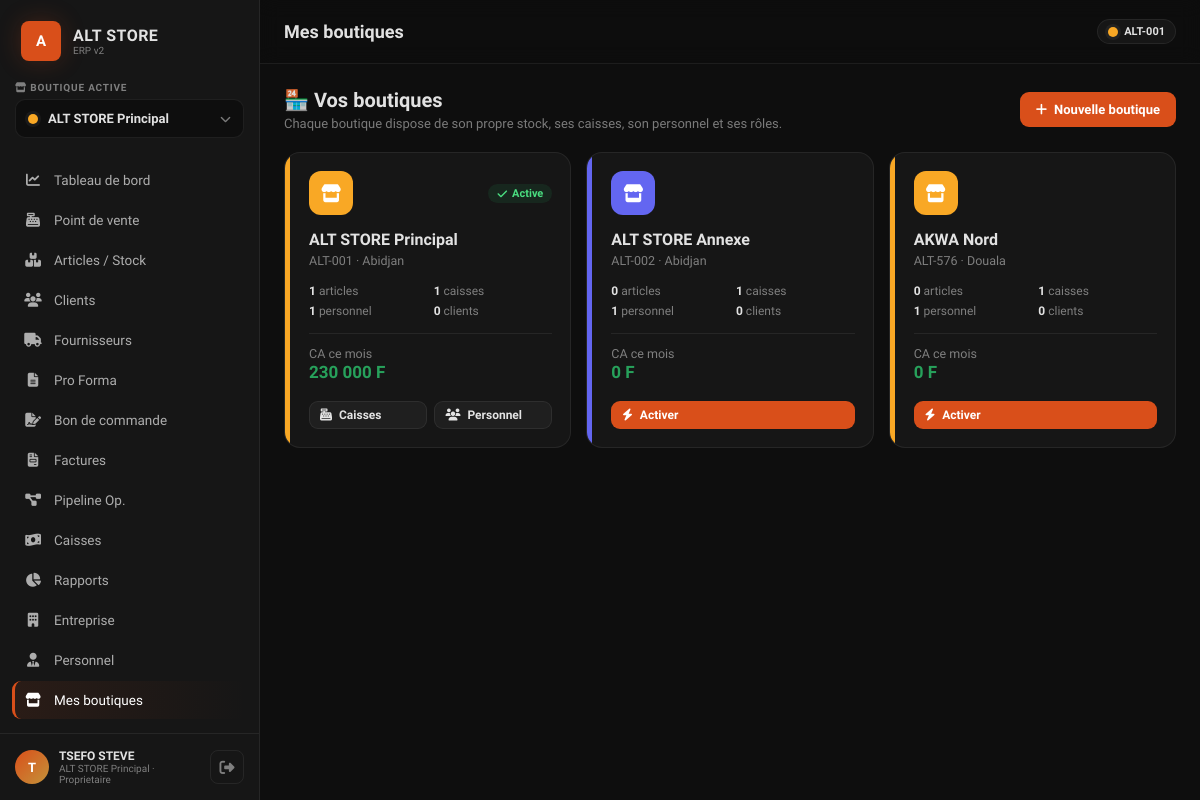
Screenshot of /boutiques.php (signed in) with the database file from the repository.
### tables this page shows
CREATE TABLE IF NOT EXISTS `boutiques` (
  `id` int(11) NOT NULL AUTO_INCREMENT,
  `proprietaire_id` int(11) NOT NULL COMMENT 'utilisateur propriétaire',
  `nom` varchar(150) NOT NULL,
  `slug` varchar(160) NOT NULL,
  `code` varchar(30) NOT NULL COMMENT 'code court ex. ALT-001',
  `description` text,
  `logo` varchar(255) DEFAULT NULL,
  `couleur` varchar(20) NOT NULL DEFAULT '#F9A825',
  `adresse` text,
  `ville` varchar(100) DEFAULT NULL,
  `pays` varchar(100) NOT NULL DEFAULT 'Côte d''Ivoire',
  `telephone` varchar(30) DEFAULT NULL,
  `email` varchar(150) DEFAULT NULL,
  `devise` varchar(10) NOT NULL DEFAULT 'XOF',
  `tva_defaut` decimal(5,2) NOT NULL DEFAULT '18.00',
  `rccm` varchar(100) DEFAULT NULL,
  `statut` enum('active','inactive') NOT NULL DEFAULT 'active',
  `created_at` datetime DEFAULT CURRENT_TIMESTAMP,
  PRIMARY KEY (`id`),
  UNIQUE KEY `uq_code` (`code`),
  UNIQUE KEY `uq_proprio_slug` (`proprietaire_id`,`slug`),
  KEY `idx_proprietaire` (`proprietaire_id`)
);

### config/helpers.php (called while the page is built, shortened)
<?php
function money($n): string { return number_format((float)($n ?? 0), 0, ',', ' ') . ' F'; }
function e(?string $v): string { return htmlspecialchars((string)($v ?? ''), ENT_QUOTES, 'UTF-8'); }
function fetch_all(string $sql, array $params = []): array {
    try {
        $st = db()->prepare($sql);
        $st->execute($params);
        return $st->fetchAll();
    } catch (Throwable $e) {
        error_log('[SQL] ' . $e->getMessage() . ' | ' . $sql);
        return [];
    }
}
function layout_header(string $title = '', string $active = ''): void {
    require ROOT_PATH . '/views/layouts/header.php';
}
function layout_footer(): void {
    require ROOT_PATH . '/views/layouts/footer.php';
}

### config/auth.php (called while the page is built, shortened)
<?php
require_once __DIR__ . '/db.php';
function current_account_role(): ?string { return $_SESSION['user_role'] ?? null; }
function current_role(): ?string
{
    if (($_SESSION['user_role'] ?? null) === 'proprietaire') return 'proprietaire';
    return $_SESSION['role_boutique'] ?? null;
}
function current_user_id(): int { return (int)($_SESSION['user_id'] ?? 0); }
function active_boutique_id(): int { return (int)($_SESSION['boutique_active'] ?? 0); }
function list_user_boutiques(): array
{
    $uid  = current_user_id();
    $pdo  = db();
    $stmt = $pdo->prepare("
        SELECT b.*, 'proprietaire' AS role_boutique
        FROM boutiques b
        WHERE b.proprietaire_id = ? AND b.statut = 'active'
        ORDER BY b.created_at ASC
    ");
    $stmt->execute([$uid]);
    $owned = $stmt->fetchAll();
    $stmt = $pdo->prepare("
        SELECT b.*, ub.role_boutique
        FROM boutiques b
        INNER JOIN utilisateurs_boutique ub ON ub.boutique_id = b.id
        WHERE ub.utilisateur_id = ? AND ub.statut = 'actif' AND b.statut = 'active'
        ORDER BY b.created_at ASC
    ");
    $stmt->execute([$uid]);
    $staff = $stmt->fetchAll();
    $seen = array_column($owned, 'id');
    return $owned;
}
function active_boutique(): ?array
{
    $stmt = db()->prepare("SELECT * FROM boutiques WHERE id = ?");
    $stmt->execute([active_boutique_id()]);
    return $cache = $stmt->fetch() ?: null;
}

### config/db.php (called while the page is built, shortened)
<?php
function db(): PDO
{
    static $pdo = null;
    if ($pdo instanceof PDO) return $pdo;
    $dsn = sprintf(
        'mysql:host=%s;port=%s;dbname=%s;charset=utf8mb4',
        DB_HOST, DB_PORT, DB_NAME
    );
    try {
        $pdo = new PDO($dsn, DB_USER, DB_PASS, [
            PDO::ATTR_ERRMODE            => PDO::ERRMODE_EXCEPTION,
            PDO::ATTR_DEFAULT_FETCH_MODE => PDO::FETCH_ASSOC,
            PDO::ATTR_EMULATE_PREPARES   => false,
            PDO::MYSQL_ATTR_INIT_COMMAND => "SET NAMES utf8mb4 COLLATE utf8mb4_unicode_ci",
        ]);
    } catch (PDOException $e) {
        if (IS_PROD) {
            error_log('[DB] Connexion échouée : ' . $e->getMessage());
            http_response_code(500);
            die('Service temporairement indisponible.');
        }
        die('Connexion base de données impossible : ' . htmlspecialchars($e->getMessage()));
    }
    return $pdo;
}

### config/permissions.php (called while the page is built, shortened)
<?php
function can(string $permission): bool
{
    $role = current_role();
    if ($role === 'proprietaire') return true;
    return in_array($permission, role_permissions($role), true);
}

### boutiques.php (the view, shortened to what this page needs)
<?php
$uid = current_user_id();
$boutiques = fetch_all(
    "SELECT b.*,
            (SELECT COUNT(*) FROM articles a WHERE a.boutique_id=b.id) AS nb_articles,
            (SELECT COUNT(*) FROM clients c WHERE c.boutique_id=b.id) AS nb_clients,
            (SELECT COUNT(*) FROM caisses cs WHERE cs.boutique_id=b.id) AS nb_caisses,
            (SELECT COUNT(*) FROM utilisateurs_boutique ub WHERE ub.boutique_id=b.id AND ub.statut='actif') AS nb_staff,
            (SELECT COALESCE(SUM(v.total_ttc),0) FROM ventes v WHERE v.boutique_id=b.id AND v.statut='payee' AND MONTH(v.date_vente)=MONTH(CURDATE()) AND YEAR(v.date_vente)=YEAR(CURDATE())) AS ca_mois
     FROM boutiques b
     WHERE b.proprietaire_id=?
     ORDER BY b.created_at",
    [$uid]
);
?>
<?php layout_header('Mes boutiques', 'boutiques'); ?>
<div style="display:flex;justify-content:space-between;align-items:center;margin-bottom:1.4rem;flex-wrap:wrap;gap:1rem">
  <div>
    <h2 style="font-size:20px;margin-bottom:4px">🏪 Vos boutiques</h2>
    <p style="color:var(--muted);font-size:13px">Chaque boutique dispose de son propre stock, ses caisses, son personnel et ses rôles.</p>
  </div>
  <?php if (current_account_role() === 'proprietaire'): ?>
    <button class="btn btn-primary" onclick="document.getElementById('modalNew').style.display='block'">
      <i class="fas fa-plus"></i> Nouvelle boutique
    </button>
  <?php endif; ?>
</div>
<div class="grid grid-3">
  <?php foreach ($boutiques as $b): ?>
    <div class="caisse-card">
      <div class="cc-bar" style="background:<?= e($b['couleur']) ?>"></div>
      <div style="padding-left:.4rem">
        <div class="cc-head">
          <div class="cc-ic" style="background:<?= e($b['couleur']) ?>"><i class="fas fa-store"></i></div>
          <?php if (active_boutique_id() === (int)$b['id']): ?>
            <span class="badge bg-green"><i class="fas fa-check"></i> Active</span>
          <?php endif; ?>
        </div>
        <h3 style="font-size:16px;margin-bottom:2px"><?= e($b['nom']) ?></h3>
        <small style="color:var(--muted)"><?= e($b['code']) ?> · <?= e($b['ville'] ?: '—') ?></small>
        <div style="display:grid;grid-template-columns:1fr 1fr;gap:.4rem;margin:1rem 0;font-size:12px">
          <div><b style="color:var(--text)"><?= (int)$b['nb_articles'] ?></b> <span style="color:var(--muted)">articles</span></div>
          <div><b style="color:var(--text)"><?= (int)$b['nb_caisses'] ?></b> <span style="color:var(--muted)">caisses</span></div>
          <div><b style="color:var(--text)"><?= (int)$b['nb_staff'] ?></b> <span style="color:var(--muted)">personnel</span></div>
          <div><b style="color:var(--text)"><?= (int)$b['nb_clients'] ?></b> <span style="color:var(--muted)">clients</span></div>
        </div>
        <div style="padding:10px 0;border-top:1px solid var(--bd)">
          <small style="color:var(--muted)">CA ce mois</small><br>
          <b style="color:var(--green);font-size:17px"><?= money($b['ca_mois']) ?></b>
        </div>
        <div style="display:flex;gap:.5rem;margin-top:.6rem">
          <?php if (active_boutique_id() !== (int)$b['id']): ?>
            <button class="btn btn-primary btn-sm" style="flex:1" onclick="switchBoutique(<?= (int)$b['id'] ?>)">
              <i class="fas fa-bolt"></i> Activer
            </button>
          <?php else: ?>
            <a href="caisses.php" class="btn btn-ghost btn-sm" style="flex:1"><i class="fas fa-cash-register"></i> Caisses</a>
            <a href="personnel.php" class="btn btn-ghost btn-sm" style="flex:1"><i class="fas fa-users"></i> Personnel</a>
          <?php endif; ?>
        </div>
      </div>
    </div>
  <?php endforeach; ?>
</div>
<?php layout_footer(); ?>

### views/layouts/header.php (shortened to what this page needs)
<?php
$active    = $GLOBALS['_page_active'] ?? '';
$title     = $GLOBALS['_page_title'] ?? 'Tableau de bord';
$bout      = active_boutique();
$boutiques = list_user_boutiques();
$role      = current_role();
$userName  = $_SESSION['user_name'] ?? 'Utilisateur';
$menu = [
    ['dashboard',    'Tableau de bord',  'fa-chart-line',     'dashboard.view'],
    ['ventes',       'Point de vente',   'fa-cash-register',  'ventes.view'],
    ['articles',     'Articles / Stock', 'fa-boxes-stacked',  'articles.view'],
    ['clients',      'Clients',          'fa-users',          'clients.view'],
    ['fournisseurs', 'Fournisseurs',    'fa-truck',          'fournisseurs.view'],
    ['proforma',     'Pro Forma',        'fa-file-lines',     'proforma.view'],
    ['bon_commande', 'Bon de commande',  'fa-file-signature', 'bon_commande.view'],
    ['factures',     'Factures',         'fa-file-invoice',   'factures.view'],
    ['pipeline',     'Pipeline Op.',     'fa-diagram-project','pipeline.view'],
    ['caisses',      'Caisses',          'fa-money-bill-wave','caisse.view'],
    ['rapports',     'Rapports',         'fa-chart-pie',      'rapports.view'],
    ['entreprise',   'Entreprise',       'fa-building',       'entreprise.view'],
    ['personnel',    'Personnel',        'fa-user-tie',       'personnel.view'],
    ['boutiques',    'Mes boutiques',    'fa-store',          'boutiques.view'],
];
?>
<!DOCTYPE html>
<html lang="fr">
<head>
<link rel="stylesheet" href="https://cdnjs.cloudflare.com/ajax/libs/font-awesome/6.4.0/css/all.min.css">
<link rel="stylesheet" href="<?= APP_URL ?>/assets/app.css">
</head>
<body>
<div class="app">
  <aside class="sidebar" id="sidebar">
    <div class="sidebar-brand">
      <div class="mark">A</div>
      <div class="brand-txt"><b>ALT STORE</b><small>ERP v2</small></div>
    </div>
    <div class="boutique-select">
      <label><i class="fas fa-store"></i> Boutique active</label>
      <div class="bs-current" id="bsCurrent" onclick="toggleBoutiqueDropdown()">
        <span class="bs-dot" style="background:<?= e($bout['couleur'] ?? '#F9A825') ?>"></span>
        <span class="bs-name"><?= e($bout['nom'] ?? '— Aucune —') ?></span>
        <i class="fas fa-chevron-down bs-caret"></i>
      </div>
    </div>
    <nav class="nav">
      <?php foreach ($menu as [$key, $label, $icon, $perm]):
          if (!can($perm)) continue; ?>
        <a href="<?= APP_URL ?>/<?= $key ?>.php" class="nav-item <?= $active===$key?'is-active':'' ?>">
          <i class="fas <?= $icon ?>"></i><span><?= $label ?></span>
        </a>
      <?php endforeach; ?>
    </nav>
    <div class="sidebar-foot">
      <div class="user-chip">
        <div class="avatar"><?= strtoupper(substr($userName,0,1)) ?></div>
        <div class="user-meta">
          <b><?= e($userName) ?></b>
          <small><?= e($bout['nom'] ?? '') ?> · <?= e($role ?? '') ?></small>
        </div>
      </div>
      <a href="<?= APP_URL ?>/logout.php" class="logout-btn" title="Déconnexion"><i class="fas fa-right-from-bracket"></i></a>
    </div>
  </aside>
  <main class="main">
    <header class="topbar">
      <h1><?= e($title) ?></h1>
      <div class="topbar-right">
        <?php if ($bout): ?>
          <span class="badge-bout"><span class="bs-dot" style="background:<?= e($bout['couleur']) ?>"></span><?= e($bout['code']) ?></span>
        <?php endif; ?>
      </div>
    </header>
    <div class="content" id="flash-zone">

### views/layouts/footer.php (shortened to what this page needs)
    </div>
  </main>
</div>
</body>
</html>

### rows the page displays
boutiques: nom "ALT STORE Principal", code "ALT-001", shows "Active", ville "Abidjan", nb_articles "1", nb_caisses "1", nb_staff "1", nb_clients "0", ca_mois "230 000 F", shows "Caisses"
boutiques: nom "ALT STORE Annexe", code "ALT-002", ville "Abidjan", nb_articles "0", nb_caisses "1", nb_staff "1", nb_clients "0", ca_mois "0 F"
boutiques: nom "AKWA Nord", code "ALT-576", ville "Douala", nb_articles "0", nb_caisses "1", nb_staff "1", nb_clients "0", ca_mois "0 F"

### other values shown
$label "Tableau de bord"
$label "Point de vente"
$label "Articles / Stock"
$label "Clients"
$label "Fournisseurs"
$label "Pro Forma"
$label "Bon de commande"
$label "Factures"
$label "Pipeline Op."
$label "Caisses"
$label "Rapports"
$label "Entreprise"
$label "Personnel"
$label "Mes boutiques"
substr($userName,0,1) "T"
